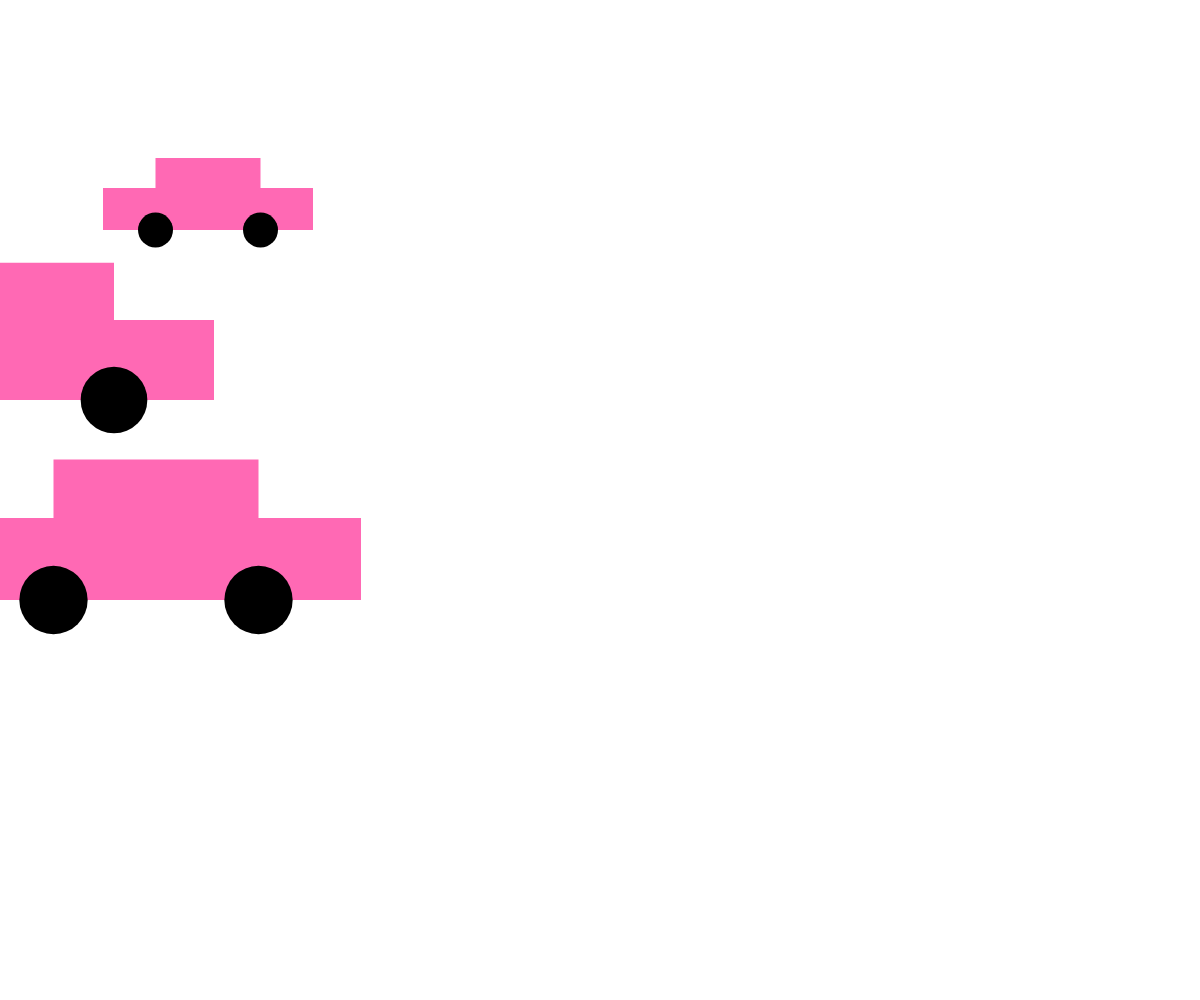
Frame 1 (no input)
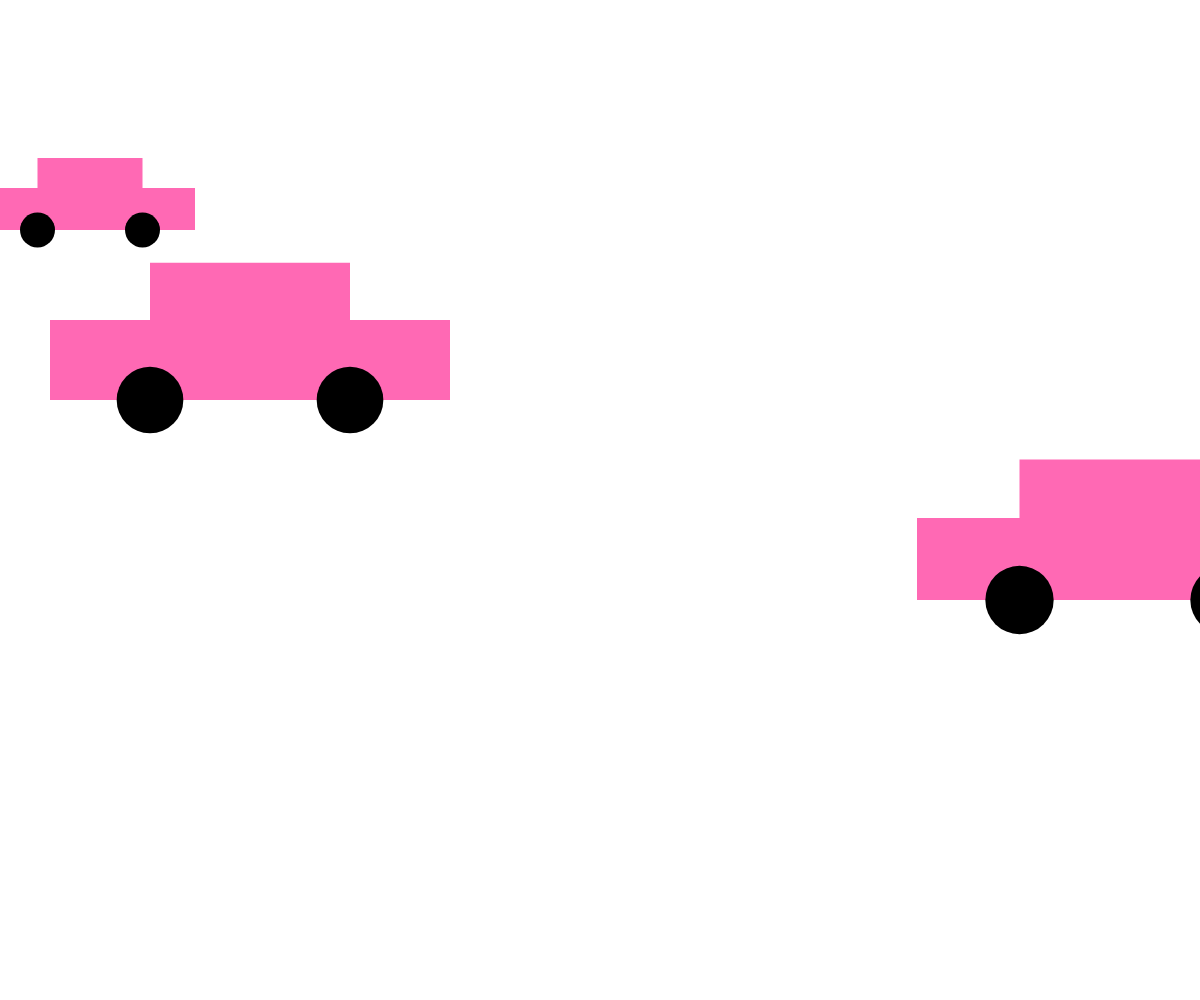
Frame 60 (no input)
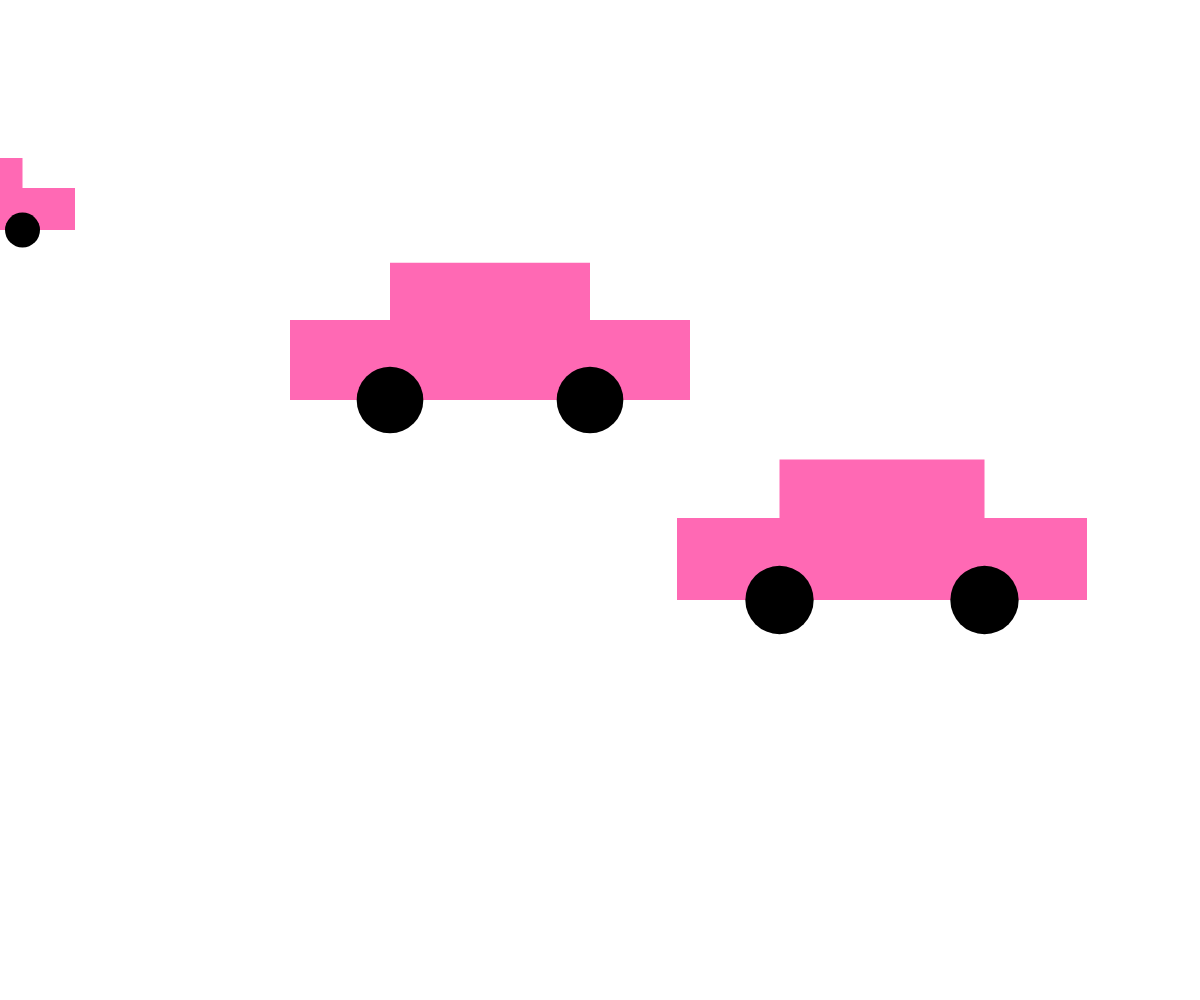
Frame 120 (the mouse pressed at the canvas centre since frame 60)

The p5.js sketch that drew these frames (run headless with seeded random() and noise() and a simulated clock; from frame 60 on, the mouse is pressed at the canvas centre):

// p5.js sketch
// ── sketch.js
const canvasWidth = window.innerWidth;
const canvasHeight = window.innerHeight; 

// feel free to change these values as you like!
const c1 = {
    x: 10,
    y: 400,
    width: 400,
    speed: 4,
    color: 'hotpink'
};
const c2 = {
    x: 150,
    y: 400,
    width: 400,
    speed: -4,
    color: 'hotpink'
};
const c3 = {
    x: 200,
    y: 30,
    width: 200,
    speed: -2,
    color: 'hotpink'
};



// required to set up the canvas:
function setup() {
    createCanvas(canvasWidth, canvasHeight);
}


// animation loop:
function draw() {
    // clear the canvas:
    clear();

    // move the car:
    if (c1.x >canvasWidth){
        c1.x=0
    }
    if(c2.x < 0){
        c2.x= canvasWidth
    }
    c1.x += c1.speed;
    c2.x += c2.speed;
    c3.x += c3.speed;
    // redraw the car:
    drawCar(c1.x, c1.y, c1.width, c1.color);
    drawCar(c2.x+10, c2.y+200, c2.width+10, c2.color);
    drawCar(c3.x+10, c3.y+200, c3.width+10, c3.color);
    
    // draw the grid (optional -- feel free to remove this line):
  
}


// this function's job is to draw a car based on the 
// parameters the user passes in (x, y, size, fillColor, and wheelColor)
function drawCar(x, y, size, fillColor, wheelColor='black') {
    strokeWeight(0);
    
    // body
    fill(fillColor);
    rect(x - size/4, y - (size/5 + size/7), size / 2, size/7); // top
    rect(x - size/2, y - size/5, size, size/5); // bottom

    // wheels:
    fill(wheelColor);
    circle(x - size / 4, y, size / 6);
    circle(x + size / 4, y, size / 6);
}
